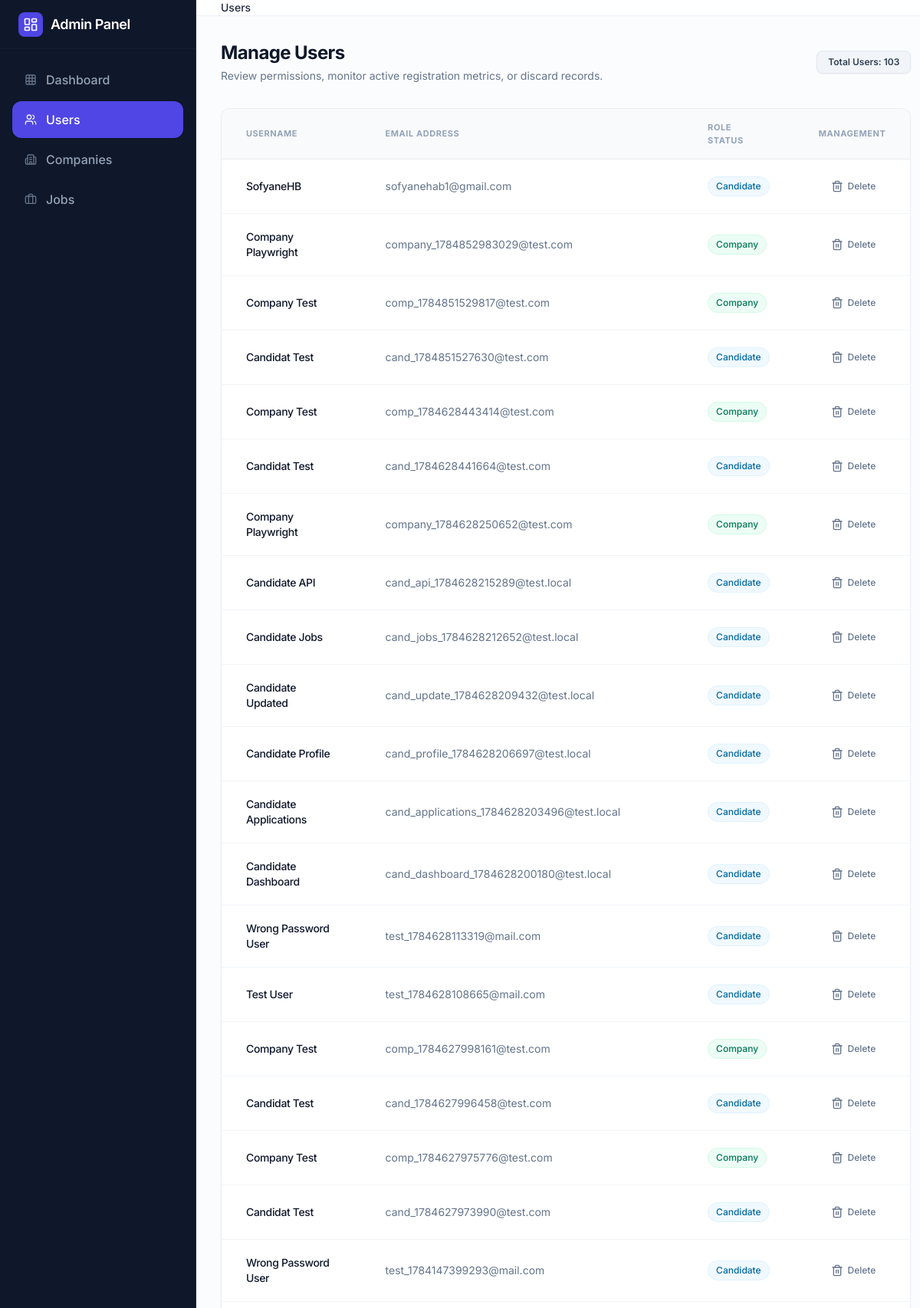
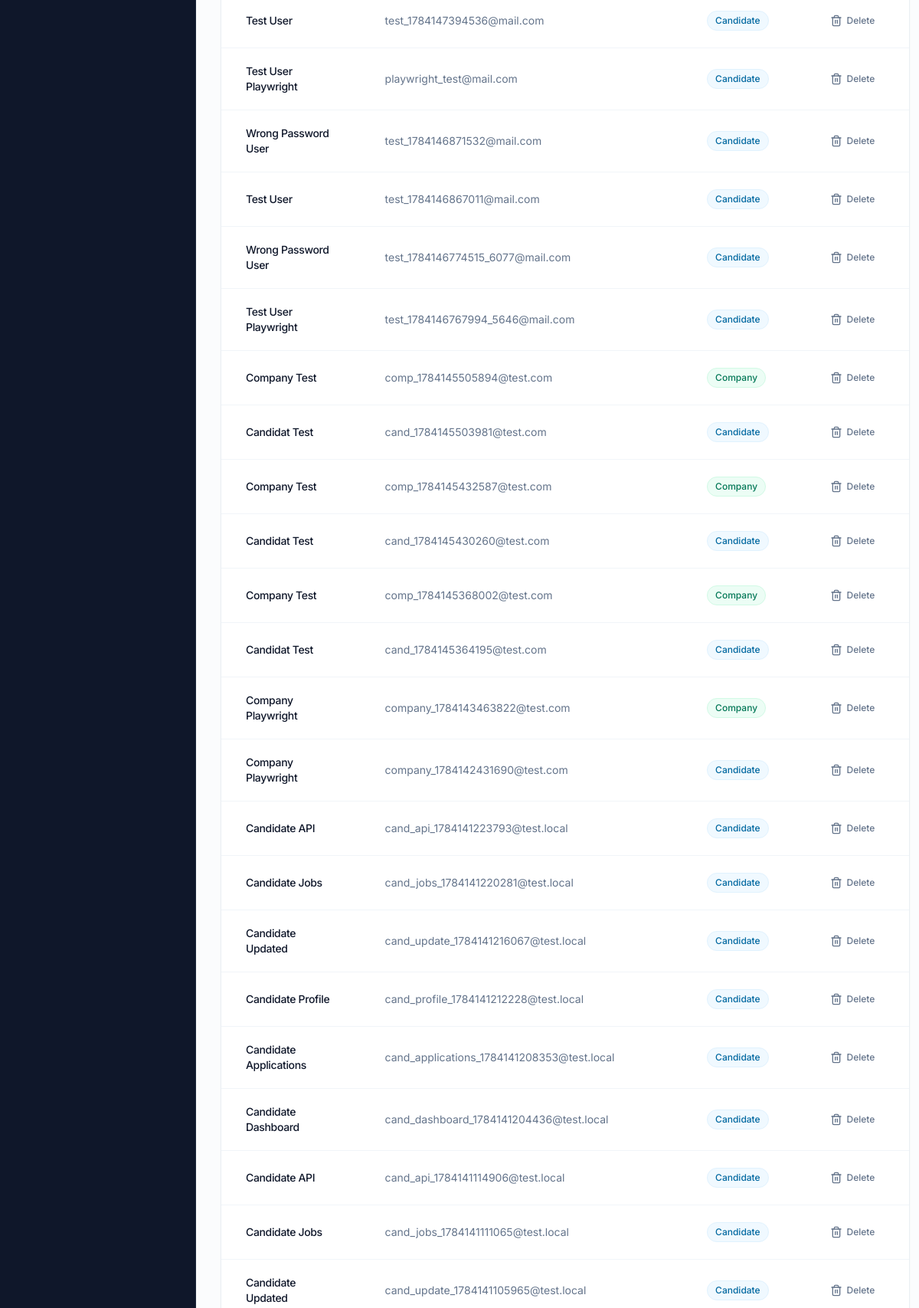
The page /admin/users.php (signed in, upper part) on the database its author committed (2 pictures, top to bottom).
### tables this page shows
CREATE TABLE `users` (
  `id` int(11) NOT NULL,
  `full_name` varchar(100) DEFAULT NULL,
  `email` varchar(150) DEFAULT NULL,
  `password` varchar(255) DEFAULT NULL,
  `google_id` varchar(255) DEFAULT NULL,
  `phone` varchar(50) DEFAULT NULL,
  `address` text DEFAULT NULL,
  `country` varchar(100) DEFAULT NULL,
  `skills` text DEFAULT NULL,
  `created_at` timestamp NOT NULL DEFAULT current_timestamp(),
  `role` enum('candidate','company','admin') DEFAULT 'candidate'
);

### admin/users.php (the view, shortened to what this page needs)
<?php
require_once "../config/db.php";
$users = $pdo->query("SELECT * FROM users ORDER BY created_at DESC")->fetchAll(PDO::FETCH_ASSOC);
?>
<!DOCTYPE html>
<html lang="en" class="h-full">
<head>
    <script src="https://cdn.tailwindcss.com"></script>
</head>
<body class="flex h-full bg-slate-50/50 text-slate-900 antialiased">
<aside class="w-64 bg-slate-900 h-screen fixed inset-y-0 left-0 flex flex-col justify-between border-r border-slate-800">
    <div>
        <div class="h-16 flex items-center px-6 border-b border-slate-800/60">
            <div class="flex items-center gap-2.5">
                <div class="p-1.5 bg-indigo-600 rounded-lg text-white">
                    <i data-lucide="layout-dashboard" class="w-5 h-5"></i>
                </div>
                <span class="font-semibold text-lg tracking-tight text-white">Admin Panel</span>
            </div>
        </div>
        <nav class="p-4 space-y-1">
            <a href="dashboard.php" class="flex items-center gap-3 px-4 py-3 text-slate-400 hover:text-white hover:bg-slate-800/50 font-medium rounded-xl transition-all duration-200 group">
                <i data-lucide="grid" class="w-4 h-4 text-slate-500 group-hover:text-slate-300 transition-colors"></i>
                <span>Dashboard</span>
            </a>
            <a href="users.php" class="flex items-center gap-3 px-4 py-3 bg-indigo-600 text-white font-medium rounded-xl shadow-sm transition-all duration-200">
                <i data-lucide="users" class="w-4 h-4 opacity-90"></i>
                <span>Users</span>
            </a>
            <a href="companies.php" class="flex items-center gap-3 px-4 py-3 text-slate-400 hover:text-white hover:bg-slate-800/50 font-medium rounded-xl transition-all duration-200 group">
                <i data-lucide="building-2" class="w-4 h-4 text-slate-500 group-hover:text-slate-300 transition-colors"></i>
                <span>Companies</span>
            </a>
            <a href="jobs.php" class="flex items-center gap-3 px-4 py-3 text-slate-400 hover:text-white hover:bg-slate-800/50 font-medium rounded-xl transition-all duration-200 group">
                <i data-lucide="briefcase" class="w-4 h-4 text-slate-500 group-hover:text-slate-300 transition-colors"></i>
                <span>Jobs</span>
            </a>
        </nav>
    </div>
</aside>
<div class="ml-64 flex-1 flex flex-col min-h-screen">
    <header class="h-16 border-b border-slate-200/60 bg-white/80 backdrop-blur-md sticky top-0 z-10 flex items-center justify-between px-8">
        <div class="flex items-center gap-2 text-sm text-slate-500">
            <span class="text-slate-800 font-medium">Users</span>
        </div>
    </header>
    <main class="flex-1 p-8 max-w-7xl w-full mx-auto">
        <div class="mb-8 flex items-center justify-between">
            <div>
                <h1 class="text-2xl font-bold tracking-tight text-slate-900">Manage Users</h1>
                <p class="text-sm text-slate-500 mt-1">Review permissions, monitor active registration metrics, or discard records.</p>
            </div>
            <div class="bg-slate-100 text-slate-700 px-3.5 py-1.5 rounded-lg text-xs font-semibold border border-slate-200 shadow-sm">
                Total Users: <?= count($users) ?>
            </div>
        </div>
        <div class="bg-white rounded-xl border border-slate-200/70 shadow-sm overflow-hidden">
            <div class="overflow-x-auto">
                <table class="w-full text-left border-collapse">
                    <thead>
                        <tr class="bg-slate-50 border-b border-slate-200/70 text-slate-400 text-[11px] font-semibold uppercase tracking-wider">
                            <th class="px-8 py-4 w-1/3">Username</th>
                            <th class="px-8 py-4 w-1/3">Email Address</th>
                            <th class="px-8 py-4">Role Status</th>
                            <th class="px-8 py-4 text-right">Management</th>
                        </tr>
                    </thead>
                    <tbody class="divide-y divide-slate-100 text-sm">
                        <?php foreach($users as $user): ?>
                        <tr class="hover:bg-slate-50/50 transition-colors duration-150">
                            <td class="px-8 py-5">
                                <div class="font-medium text-slate-900 text-sm tracking-tight">
                                    <?= htmlspecialchars($user['full_name']) ?>
                                </div>
                            </td>
                            <td class="px-8 py-5">
                                <span class="text-slate-500 font-normal select-all">
                                    <?= htmlspecialchars($user['email']) ?>
                                </span>
                            </td>
                            <td class="px-8 py-5">
                                <?php
                                    $role = htmlspecialchars($user['role'] ?? '');
                                    if ($role === 'admin') {
                                        echo '<span class="inline-flex items-center px-2.5 py-1 rounded-full text-xs font-medium bg-indigo-50 text-indigo-700 border border-indigo-100">Admin</span>';
                                    } elseif ($role === 'company') {
                                        echo '<span class="inline-flex items-center px-2.5 py-1 rounded-full text-xs font-medium bg-emerald-50 text-emerald-700 border border-emerald-100">Company</span>';
                                    } elseif ($role === 'candidate') {
                                        echo '<span class="inline-flex items-center px-2.5 py-1 rounded-full text-xs font-medium bg-sky-50 text-sky-700 border border-sky-100">Candidate</span>';
                                    } else {
                                        echo '<span class="inline-flex items-center px-2.5 py-1 rounded-full text-xs font-medium bg-slate-50 text-slate-600 border border-slate-200">None</span>';
                                    }
                                ?>
                            </td>
                            <td class="px-8 py-5 text-right">
                                <a href="?delete=<?= $user['id'] ?>"
                                   onclick="return confirm('Are you sure you want to delete this user?');"
                                   class="inline-flex items-center gap-1.5 px-3 py-1.5 text-xs font-medium text-slate-500 hover:text-red-600 hover:bg-red-50 hover:border-red-200 rounded-lg border border-transparent transition-all duration-200">
                                    <i data-lucide="trash-2" class="w-4 h-4"></i>
                                    <span>Delete</span>
                                </a>
                            </td>
                        </tr>
                        <?php endforeach; ?>
                    </tbody>
                </table>
            </div>
        </div>
    </main>
</div>
</body>
</html>

### admin/users.php (style rules this page uses)
body { font-family: 'Inter', sans-serif; }

### rows shown on the page
users: full_name "SofyaneHB", email "sofyanehab1@gmail.com", role "Candidate"
users: full_name "Company Playwright", email "company_1784852983029@test.com", role "Company"
users: full_name "Company Test", email "comp_1784851529817@test.com", role "Company"
users: full_name "Candidat Test", email "cand_1784851527630@test.com", role "Candidate"
users: full_name "Company Test", email "comp_1784628443414@test.com", role "Company"
users: full_name "Candidat Test", email "cand_1784628441664@test.com", role "Candidate"
users: full_name "Company Playwright", email "company_1784628250652@test.com", role "Company"
users: full_name "Candidate API", email "cand_api_1784628215289@test.local", role "Candidate"
users: full_name "Candidate Jobs", email "cand_jobs_1784628212652@test.local", role "Candidate"
users: full_name "Candidate Updated", email "cand_update_1784628209432@test.local", role "Candidate"
users: full_name "Candidate Profile", email "cand_profile_1784628206697@test.local", role "Candidate"
users: full_name "Candidate Applications", email "cand_applications_1784628203496@test.local", role "Candidate"
users: full_name "Candidate Dashboard", email "cand_dashboard_1784628200180@test.local", role "Candidate"
users: full_name "Wrong Password User", email "test_1784628113319@mail.com", role "Candidate"
users: full_name "Test User", email "test_1784628108665@mail.com", role "Candidate"
users: full_name "Company Test", email "comp_1784627998161@test.com", role "Company"
users: full_name "Candidat Test", email "cand_1784627996458@test.com", role "Candidate"
users: full_name "Company Test", email "comp_1784627975776@test.com", role "Company"
users: full_name "Candidat Test", email "cand_1784627973990@test.com", role "Candidate"
users: full_name "Wrong Password User", email "test_1784147399293@mail.com", role "Candidate"
users: full_name "Test User", email "test_1784147394536@mail.com", role "Candidate"
users: full_name "Test User Playwright", email "playwright_test@mail.com", role "Candidate"
users: full_name "Wrong Password User", email "test_1784146871532@mail.com", role "Candidate"
users: full_name "Test User", email "test_1784146867011@mail.com", role "Candidate"
users: full_name "Wrong Password User", email "test_1784146774515_6077@mail.com", role "Candidate"
users: full_name "Test User Playwright", email "test_1784146767994_5646@mail.com", role "Candidate"
users: full_name "Company Test", email "comp_1784145505894@test.com", role "Company"
users: full_name "Candidat Test", email "cand_1784145503981@test.com", role "Candidate"
users: full_name "Company Test", email "comp_1784145432587@test.com", role "Company"
users: full_name "Candidat Test", email "cand_1784145430260@test.com", role "Candidate"
users: full_name "Company Test", email "comp_1784145368002@test.com", role "Company"
users: full_name "Candidat Test", email "cand_1784145364195@test.com", role "Candidate"
users: full_name "Company Playwright", email "company_1784143463822@test.com", role "Company"
users: full_name "Company Playwright", email "company_1784142431690@test.com", role "Candidate"
users: full_name "Candidate API", email "cand_api_1784141223793@test.local", role "Candidate"
users: full_name "Candidate Jobs", email "cand_jobs_1784141220281@test.local", role "Candidate"
users: full_name "Candidate Updated", email "cand_update_1784141216067@test.local", role "Candidate"
users: full_name "Candidate Profile", email "cand_profile_1784141212228@test.local", role "Candidate"
users: full_name "Candidate Applications", email "cand_applications_1784141208353@test.local", role "Candidate"
users: full_name "Candidate Dashboard", email "cand_dashboard_1784141204436@test.local", role "Candidate"
users: full_name "Candidate API", email "cand_api_1784141114906@test.local", role "Candidate"
users: full_name "Candidate Jobs", email "cand_jobs_1784141111065@test.local", role "Candidate"
users: full_name "Candidate Updated", email "cand_update_1784141105965@test.local", role "Candidate"

### other values the page prints
count($users) "103"
